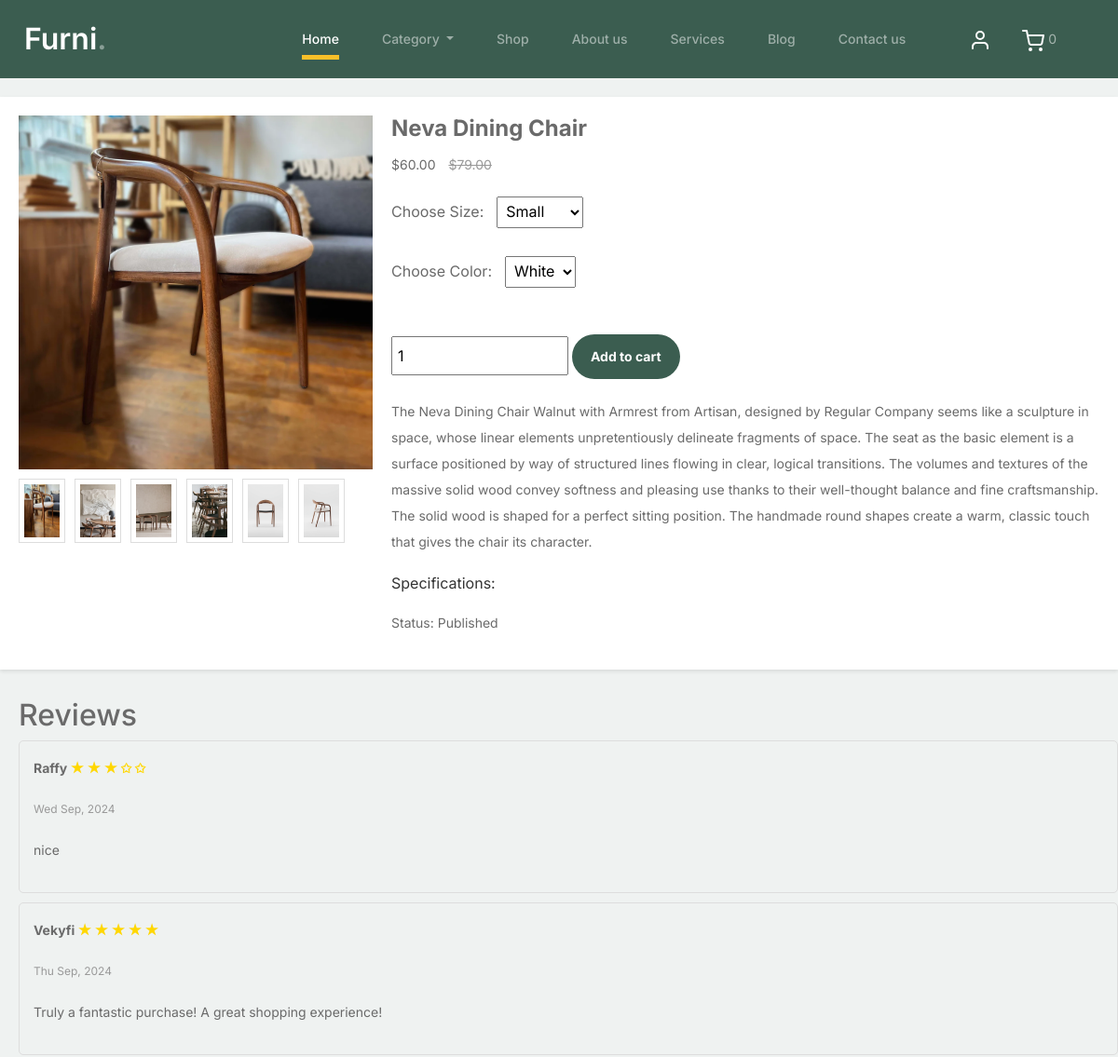
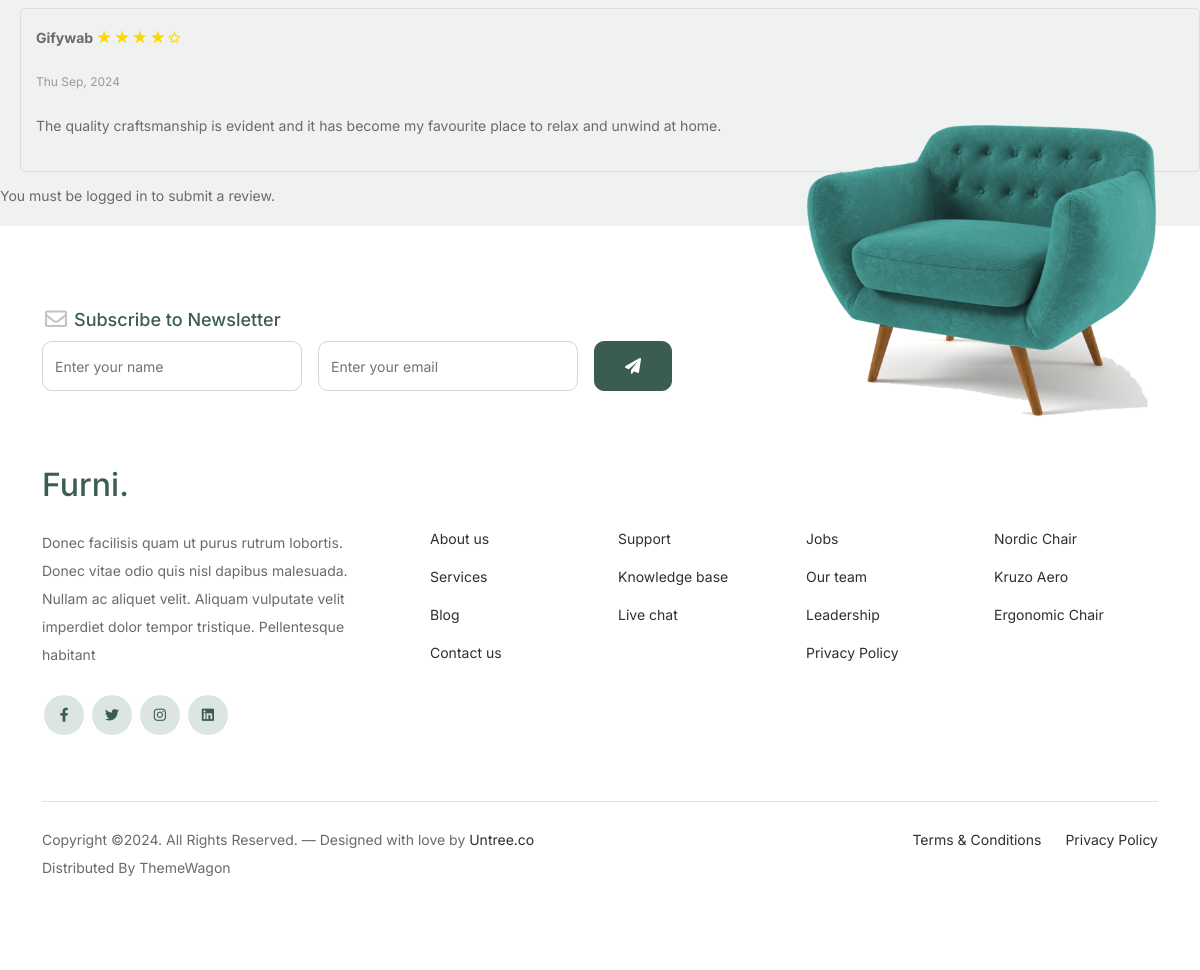
Page /product/ven2d452c1fa4/ on the committed database (2 pictures, top to bottom).
### core/models.py (models this page shows, shortened)
class Product(models.Model):
    pid = ShortUUIDField(unique=True, length=10, max_length=20, prefix="ven",alphabet="abcdefgh12345")
    user = models.ForeignKey(User, on_delete=models.SET_NULL, null=True)
    category = models.ForeignKey(Category, on_delete=models.SET_NULL, null=True, related_name="product")
    vendor = models.ForeignKey(Vendor, on_delete=models.SET_NULL, null=True, related_name="product")
    title = models.CharField(max_length=100, default="Fresh Pear")
    image = models.ImageField(upload_to=user_directory_path, default="product.jpg")
    description = RichTextUploadingField(null=True, blank=True, default="This is the product")
    price = models.DecimalField(max_digits=99999999999, decimal_places=2, default="1.99")
    old_price = models.DecimalField(max_digits=99999999999, decimal_places=2, default="2.99")
    specifications = RichTextUploadingField(null=True, blank=True)
    tags = TaggableManager(blank=True)
    product_status = models.CharField(choices=STATUS, max_length=10, default="in_review")
    status = models.BooleanField(default=True)
    in_stock = models.BooleanField(default=True)
    featured = models.BooleanField(default=False)
    digital = models.BooleanField(default=False)
    sku = ShortUUIDField(unique=True, length=4, max_length=10, prefix="sku", alphabet="1234567890")
    date = models.DateTimeField(auto_now_add=True)
    updated = models.DateTimeField(null=True, blank=True)
    class Meta:
        verbose_name_plural = "Products"

class ProductImages(models.Model):
    image = models.ImageField(upload_to="product-images", default="product.jpg")
    product = models.ForeignKey(Product, related_name="p_images", on_delete=models.SET_NULL, null=True)
    date = models.DateTimeField(auto_now_add=True)
    class Meta:
        verbose_name_plural = "Product Images"

class ProductReview(models.Model):
    user = models.ForeignKey(User, on_delete=models.SET_NULL, null=True)
    product = models.ForeignKey(Product, on_delete=models.SET_NULL, null=True, related_name="reviews")
    review = models.TextField()
    rating = models.IntegerField(choices=RATING, default=None)
    date = models.DateTimeField(auto_now_add=True)
    class Meta:
        verbose_name_plural = "Product Reviews"

### userauths/models.py (models this page shows, shortened)
class User(AbstractUser):
    email = models.EmailField(unique=True)
    username = models.CharField(max_length=100)
    bio = models.CharField(max_length=100)
    USERNAME_FIELD = "email"
    REQUIRED_FIELDS = ['username']

### core/views.py (the view)
# urls.py: path("product/<pid>/", product_detail_view, name="product-detail"),
def product_detail_view(request, pid):
    product = Product.objects.get(pid=pid)
    products = Product.objects.filter(category=product.category).exclude(pid=pid)
    reviews = ProductReview.objects.filter(product=product)
    p_image = product.p_images.all()
    review_form = ProductReviewForm()
    context = {
        'product': product,
        'review_form': review_form,
        'p_image': p_image,
        'reviews': reviews,
        'products': products,
    }
    return render(request, 'core/product-detail.html', context)

### core/forms.py
class ProductReviewForm(forms.ModelForm):
    review = forms.CharField(widget=forms.Textarea(attrs={'placeholder': "Whrite review"}))
    class Meta:
        model = ProductReview
        fields = ['review', 'rating']

### core/context_processor.py (called while the page is built)
def default(request):
    categories = Category.objects.all()
    return {
        "categories" : categories,
    }

### templates/core/product-detail.html (shortened to what this page needs)
{% extends 'partials/base.html' %}
{% load static %}
{% block content %}
<div class="product-detail-container">
    <div class="product-main-image">
        <img id="mainImage" src="{{ product.image.url }}" alt="{{ product.title }}">
        <div class="product-thumbnails">
            <img src="{{ product.image.url }}" alt="{{ product.title }}" onclick="document.getElementById('mainImage').src=this.src;">
            {% for image in p_image %}
            <img src="{{ image.image.url }}" alt="product image" onclick="document.getElementById('mainImage').src=this.src;">
            {% endfor %}
        </div>
    </div>
    <div class="product-info">
        <h1 class="product-title">{{ product.title }}</h1>
        <div>
            <span>$</span><span class="current-price current-product-price-{{ product.id }} text-brand">{{ product.price }}</span>
            {% if product.old_price %}
            <span class="old-price">${{ product.old_price }}</span>
            {% endif %}
        </div>
        <div class="options">
            <label for="size">Choose Size:</label>
            <select id="size" name="size">
                <option value="small">Small</option>
            </select>
        </div>
        <div class="options">
            <label for="color">Choose Color:</label>
            <select id="color" name="color">
                <option value="red">White</option>
            </select>
        </div>
        <div class="options">
            <input type="number" value="1" name="quantity" class="w-25 mb-10 product-quantity-{{ product.id }}">
            <button type="button" class="button button-add-to-cart add-to-cart-btn" style="border: none;" data-index="{{ product.id }}">Add to cart</button>
        </div>
        <p class="product-description">{{ product.description|safe }}</p>
        <p class="product-specifications">Specifications: {{ product.specifications|safe }}</p>
        <p>Status: {{ product.get_product_status_display }}</p>
    </div>
</div>
<div class="review-section">
    <h2>Reviews</h2>
    {% for r in reviews %}
        <div class="review">
            <p class="review-user">{{ r.user.username|title }}
                <span class="review-rating">
                    {% for i in "12345" %}
                        {% if i <= r.rating|stringformat:"s" %}
                            ★
                        {% else %}
                            ✩
                        {% endif %}
                    {% endfor %}
                </span>
            </p>
            <p class="review-date">{{ r.date|date:"D M, Y" }}</p>
            <p>{{ r.review }}</p>
        </div>
    {% empty %}
        <p>No reviews yet.</p>
    {% endfor %}
</div>
{% if user.is_authenticated %}
    <form method="POST" class="form-contact hide-comment-form" action="{% url 'core:ajax-add-review' product.id %}">
        {% csrf_token %}
        <div>
            <label for="rating">Rating:</label>
            <select id="rating" name="rating">
                <option value="1">1 Star</option>
                <option value="2">2 Stars</option>
                <option value="3">3 Stars</option>
                <option value="4">4 Stars</option>
                <option value="5">5 Stars</option>
            </select>
        </div>
        <div>
            <label for="review">Review:</label>
            <textarea id="review" name="review" rows="4" cols="50" required></textarea>
        </div>
        <button type="submit" class="buy-button">Submit Review</button>
    </form>
{% else %}
    <p>You must be logged in to submit a review.</p>
{% endif %}
{% endblock content %}

### static/css/style.css (style rules this page uses)
body { overflow-x: hidden; position: relative; }
body { font-family: "Inter", sans-serif; font-weight: 400; line-height: 28px; color: #6a6a6a; font-size: 14px; background-color: #eff2f1; }

### templates/core/product-detail.html (style rules this page uses)
.product-detail-container { display: flex; flex-wrap: wrap; max-width: 1200px; margin: 20px auto; padding: 20px; box-shadow: 0 2px 4px rgba(0, 0, 0, 0.1); background-color: #fff; }
.product-main-image { flex: 1; min-width: 300px; margin-right: 20px; position: relative; }
.product-main-image img { width: 100%; height: auto; }
.product-thumbnails { display: flex; margin-top: 10px; }
.product-thumbnails img { width: 50px; height: auto; margin-right: 10px; cursor: pointer; border: 1px solid #ddd; padding: 5px; }
.product-info { flex: 2; min-width: 300px; }
.product-title { font-size: 24px; font-weight: bold; margin-bottom: 10px; }
.old-price { text-decoration: line-through; color: #999; margin-left: 10px; }
.product-description, .product-specifications { margin-bottom: 15px; font-size: 16px; color: #333; }
.options { margin-top: 20px; }
.options label { font-size: 16px; margin-right: 10px; }
.options select, .options input { padding: 5px; font-size: 16px; margin-bottom: 10px; }
.button-add-to-cart { background-color: #3b5d50; color: white; padding: 10px 20px; border-radius: 1000px; text-align: center; display: inline-block; margin-top: 20px; text-decoration: none; font-weight: bold; }
.review-section { margin-top: 30px; margin-left: 20px; }
.review { border: 1px solid #ddd; padding: 15px; margin-bottom: 10px; border-radius: 5px; }
.review-rating { color: #FFD700; }
.review-date { font-size: 12px; color: #999; }
.review-user { font-weight: bold; }

### rows in the picture
Product: image (picture), title "Neva Dining Chair", price "60.00", old_price "79.00", description "The Neva Dining Chair Walnut with Armrest from Artisan, designed by Regular Company seems like a sculpture in space, whose linear elements unpretentiously delineate fragments of space. The seat as the basic element is a surface positioned by way of structured lines flowing in clear, logical transitions. The volumes and textures of the massive solid wood convey softness and pleasing use thanks to their well-thought balance and fine craftsmanship. The solid wood is shaped for a perfect sitting position. The handmade round shapes create a warm, classic touch that gives the chair its character.", product_status "Published"
ProductImages: image (picture)
ProductImages: image (picture)
ProductImages: image (picture)
ProductImages: image (picture)
ProductImages: image (picture)
ProductReview: user.username "Raffy", rating 3 (drawn), date "Wed Sep, 2024", review "nice"
ProductReview: user.username "Vekyfi", rating 5 (drawn), date "Thu Sep, 2024", review "Truly a fantastic purchase! A great shopping experience!"
ProductReview: user.username "Gifywab", rating 4 (drawn), date "Thu Sep, 2024", review "The quality craftsmanship is evident and it has become my favourite place to relax and unwind at home."

### other values in the picture
{{ request.session.cart_data_obj|length }} "0"
